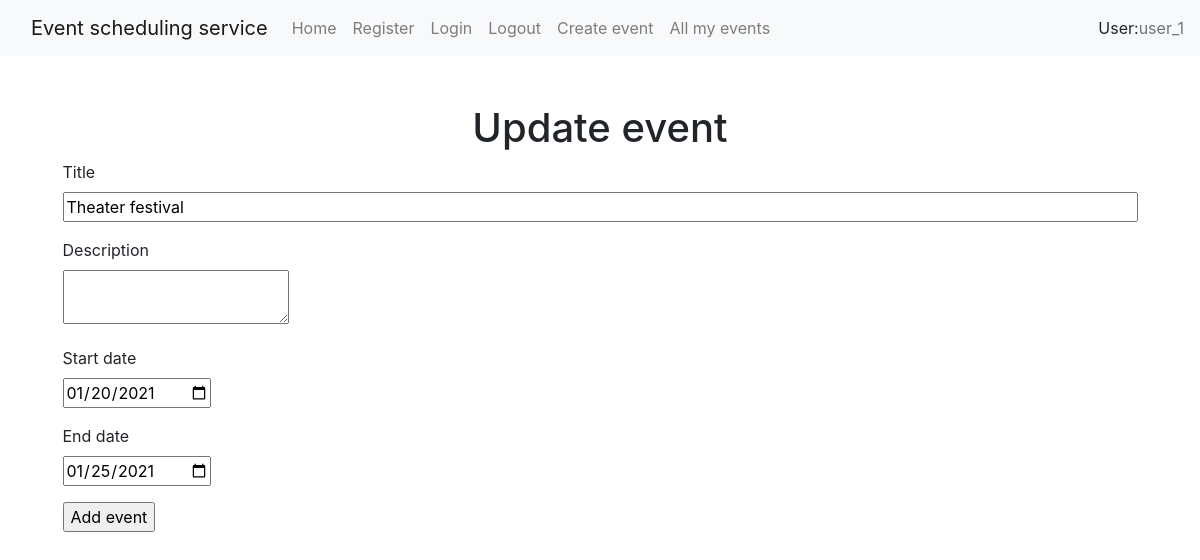
The app's page /event/update/2 (signed in) with its own data.
### app/models.py (models this page shows, shortened)
class User(db.Model):
    __tablename__ = 'user'
    username = db.Column(db.String(64), index=True, unique=True)
    email = db.Column(db.String(120), index=True, unique=True, primary_key=True)
    password_hash = db.Column(db.String(128))
    events = db.relationship('Event', backref='author', lazy='dynamic', primaryjoin="User.email == Event.author_email")

class Event(db.Model):
    __tablename__ = 'event'
    id = db.Column(db.Integer, primary_key=True)
    title = db.Column(db.String(100))
    body = db.Column(db.Text)
    start_date = db.Column(db.Date)
    end_date = db.Column(db.Date)
    author_email = db.Column(db.String(120), db.ForeignKey('user.email'))

### app/routes.py (the view, shortened to what this page needs)
@app.route('/event/update/<int:id>',  methods=['GET', 'POST'])
@login_required
def update_event(id):
    event = db.session.query(Event).filter_by(id=id).first()
    form = EventForm()
    return render_template('update_event.html', event=event, form=form)

### app/forms.py (shortened to what this page needs)
class EventForm(FlaskForm):
    title = StringField('Title', validators=[DataRequired()])
    body = TextAreaField('Description', validators=[DataRequired()])
    start_date = DateField('Start date', format='%Y-%m-%d', validators=[DataRequired()], render_kw={"placeholder": "YYYY-MM-DD"})
    end_date = DateField('End date', format='%Y-%m-%d', validators=[DataRequired()], render_kw={"placeholder": "YYYY-MM-DD"})
    submit = SubmitField('Add event')

### app/models.py (called while the page is built)
@login_manager.user_loader
def load_user(email):
    return User.query.filter_by(email=email).first()

### app/templates/update_event.html (shortened to what this page needs)
{% extends "base.html" %}
{% block content %}
<div class="d-flex justify-content-center flex-wrap mt-5 mb-5" style="width: 25vw; margin: auto;">
    <h1>Update event</h1>
    <form action="" method="post" novalidate>
        <p>
            {{ form.title.label }}<br>
            {{ form.title(size=100, value=event.title) }}<br>
        </p>
        <p>
            {{ form.body.label }}<br>
            {{ form.body(value=event.body) }}<br>
        </p>
        <p>
            {{ form.start_date.label }}<br>
            {{ form.start_date(value=event.start_date) }}<br>
        </p>
        <p>
            {{ form.end_date.label }}<br>
            {{ form.end_date(value=event.end_date) }}
        </p>
        <p>{{ form.submit() }}</p>
    </form>
</div>
{% endblock %}

### app/templates/base.html (shortened to what this page needs)
<!DOCTYPE html>
<html lang="en">
<head>
    <link rel="stylesheet" href="https://cdn.jsdelivr.net/npm/bootstrap@4.5.3/dist/css/bootstrap.min.css">
</head>
<body>
    <nav class="navbar navbar-expand-lg navbar-light bg-light">
        <a class="navbar-brand" href="#" style="padding-left: 15px;">Event scheduling service</a>
         <div class="collapse navbar-collapse" id="navbarSupportedContent">
             <ul class="navbar-nav mr-auto">
                 <li class="nav-item">
                     <a class="nav-link" href="/">Home</a>
                 </li>
                 <li class="nav-item">
                     <a class="nav-link" href="/register">Register</a>
                 </li>
                 <li class="nav-item">
                     <a class="nav-link" href="/login">Login</a>
                 </li>
                 <li class="nav-item">
                     <a class="nav-link" href="/logout">Logout</a>
                 </li>
                 {% if current_user.is_authenticated %}
                 <li class="nav-item">
                     <a class="nav-link" href="/event/create">Create event</a>
                 </li>
                 <li class="nav-item">
                     <a class="nav-link" href="/all_my_events">All my events</a>
                 </li>
                 {% endif %}
             </ul>
             {% if current_user.is_authenticated %}
                 User: <div class="text-muted">  {{ current_user.username }}</div>
             {% endif %}
         </div>
    </nav>
    {% block content %}
    {% endblock %}
</body>
</html>

### records on screen
User: username "user_1"
Event: title "Theater festival", start_date "01/20/2021", end_date "01/25/2021"
